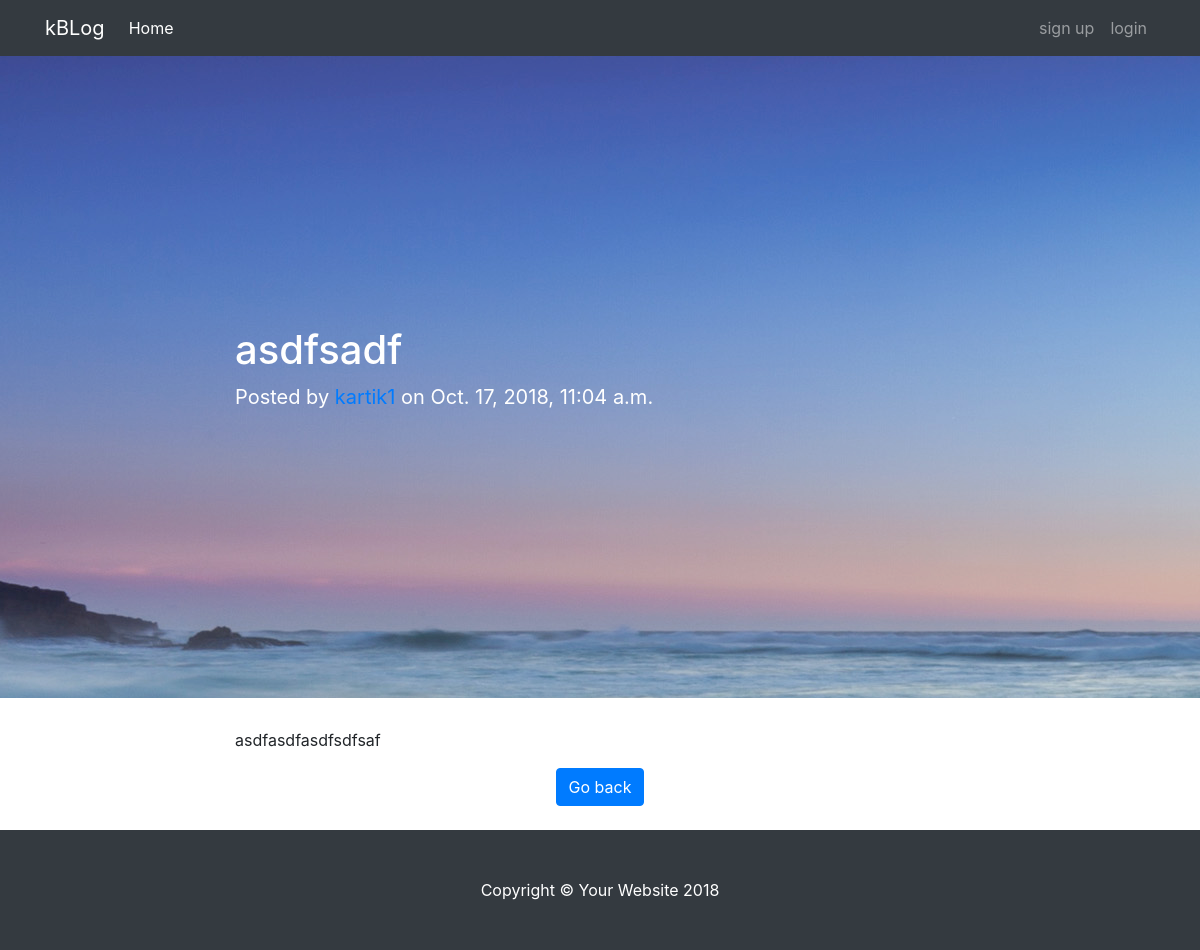
Page /details/11 on the committed database.
### posts/models.py (models this page shows, shortened)
class Posts(models.Model):
    title = models.CharField(max_length=200)
    content = models.TextField()
    category = models.CharField(max_length=200, default='Tutorials')
    fileUpload = models.FileField(upload_to='uploaded_image/', default='')
    author = models.ForeignKey(User, on_delete=models.CASCADE,default='')
    created_at = models.DateTimeField(default=datetime.now, blank=True)
    class Meta:
        verbose_name_plural = "Posts"

### posts/views.py (the view)
# urls.py: path('details/<int:id>', views.details, name='details'),
def details(request, id):
    post = get_object_or_404(Posts, pk=id)
    context = {'post': post}
    return render(request, 'posts/details.html', context)

### posts/templates/posts/details.html (shortened to what this page needs)
{% extends 'posts/layout.html' %}
{% load static %}
{% block content %}
    <header class="masthead" style="background-image: url('{{post.fileUpload.url}}')">
      <div class="container">
        <div class="row">
          <div class="col-lg-8 col-md-10 mx-auto detailHead">
            <div class="post-heading">
              <h1>{{post.title}}</h1>
              <span class="meta"><p>Posted by
                <a href="#">{{ post.author }}</a>
                on {{post.created_at}}</p></span>
            </div>
          </div>
        </div>
      </div>
    </header>
    <article>
      <div class="container">
        <div class="row">
          <div class="col-lg-8 col-md-10 mx-auto content">
            <p>{{post.content}}</p>
          </div>
        </div>
      </div>
    </article>
    <div class="container center">
      <a class="btn btn-primary" href="/" role="button">Go back</a>
    </div>
{% endblock %}

### posts/static/posts/style.css (style rules this page uses)
.center { text-align: center; }
.content { margin-top: 30px; }
.detailHead { padding: 270px; color: #FFF; font-size: 20px; }

### rows in the picture
Posts: fileUpload (picture), title "asdfsadf", author "kartik1", created_at "Oct. 17, 2018, 11:04 a.m.", content "asdfasdfasdfsdfsaf"
